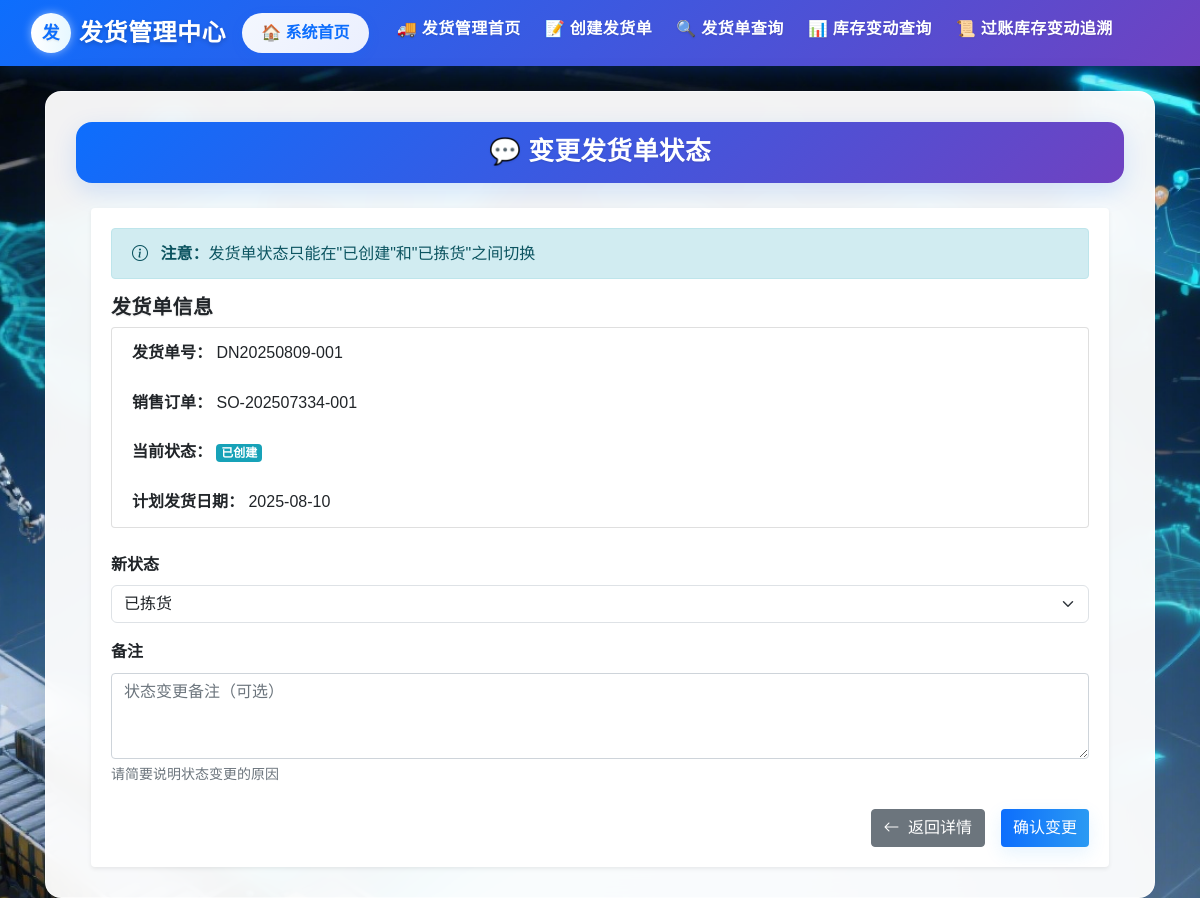
The app's page /delivery/change_status/DN20250809-001 (signed in), older data.
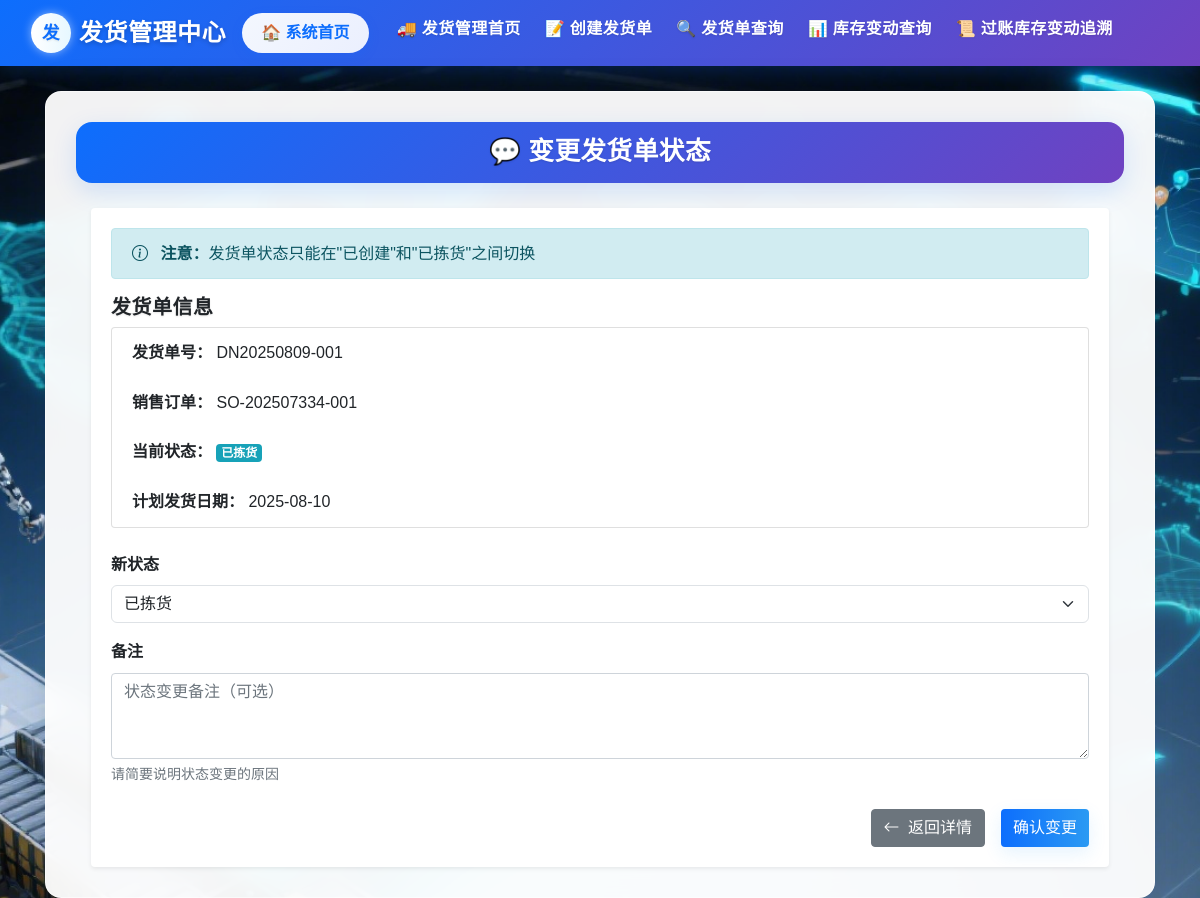
The same page, newer data.
### delivery/models.py (models this page shows, shortened)
class DeliveryNote(db.Model):
    __tablename__ = 'DeliveryNote'
    delivery_note_id = db.Column(db.String(255), primary_key=True)
    sales_order_id = db.Column(db.String(255), db.ForeignKey('SalesOrder.sales_order_id'), nullable=False)
    delivery_date = db.Column(db.DateTime, nullable=False)
    warehouse_code = db.Column(db.String(255), nullable=False)
    status = db.Column(db.String(50), default='已创建')
    posted_by = db.Column(db.String(255))
    posted_at = db.Column(db.DateTime)
    remarks = db.Column(db.Text)
    items = db.relationship('DeliveryItem', backref='delivery_note', cascade='all, delete-orphan', lazy=True)
    sales_order = db.relationship('SalesOrder', backref='delivery_notes')
    VALID_TRANSITIONS = {
        '已创建': ['待拣货', '已取消'],
        '待拣货': ['已拣货', '已取消'],
        '已拣货': ['待发货', '已过账'],
        '待发货': ['已发货'],
        '已发货': ['已过账', '已完成'],
        '已过账': ['已完成'],
        '已完成': [],
        '已取消': []
    }

### delivery/views.py (the view, shortened to what this page needs)
@delivery_bp.route('/change_status/<delivery_id>', methods=['GET', 'POST'])
@login_required
def change_delivery_status(delivery_id):
    delivery = DeliveryNote.query.get_or_404(delivery_id)
    if delivery.status not in ['已创建', '已拣货']:
        flash('当前状态不允许变更', 'danger')
        return redirect(url_for('delivery.delivery_detail', delivery_id=delivery_id))
    form = forms.ChangeStatusForm()
    if request.method == 'GET':
        if delivery.status == '已创建':
            form.new_status.data = '已拣货'
        else:
            form.new_status.data = '已创建'
        return render_template('delivery/change_status.html', form=form, delivery=delivery)

### delivery/forms.py
class ChangeStatusForm(FlaskForm):
    new_status = SelectField('新状态', choices=[
        ('已拣货', '已拣货'),
        ('已取消', '已取消')
    ], validators=[DataRequired()])
    remarks = TextAreaField('备注', validators=[Optional()], render_kw={'rows': 2, 'placeholder': '状态变更备注（可选）'})
    submit = SubmitField('确认变更')

### app.py (called while the page is built)
@login_manager.user_loader
def load_user(user_id):
    return User.query.get(user_id)

### templates/delivery/change_status.html (shortened to what this page needs)
{% extends 'delivery/base.html' %}
{% block content %}
<div class="form-title-container">
    <h1 class="form-title">
      💬 变更发货单状态
    </h1>
  </div>
<div class="container mt-4">
  <div class="card border-0 shadow-sm">
    <div class="card-body">
      <div class="alert alert-info">
        <i class="bi bi-info-circle me-2"></i>
        <strong>注意：</strong>发货单状态只能在"已创建"和"已拣货"之间切换
      </div>
      <div class="delivery-info mb-4">
        <h5>发货单信息</h5>
        <ul class="list-group">
          <li class="list-group-item">
            <strong>发货单号：</strong> {{ delivery.delivery_note_id }}
          </li>
          <li class="list-group-item">
            <strong>销售订单：</strong> {{ delivery.sales_order_id }}
          </li>
          <li class="list-group-item">
            <strong>当前状态：</strong>
            <span class="badge bg-info">{{ delivery.status }}</span>
          </li>
          <li class="list-group-item">
            <strong>计划发货日期：</strong>
            {{ delivery.delivery_date.strftime('%Y-%m-%d') if delivery.delivery_date else '-' }}
          </li>
        </ul>
      </div>
      <form method="post">
        <div class="mb-3">
          {{ form.new_status.label(class="form-label fw-bold") }}
          {{ form.new_status(class="form-select") }}
        </div>
        <div class="mb-3">
          {{ form.remarks.label(class="form-label fw-bold") }}
          {{ form.remarks(class="form-control", rows=3, placeholder="状态变更备注（可选）") }}
          <small class="form-text text-muted">请简要说明状态变更的原因</small>
        </div>
        <div class="d-grid gap-2 d-md-flex justify-content-md-end mt-4">
          <a href="{{ url_for('delivery.delivery_detail', delivery_id=delivery.delivery_note_id) }}"
             class="btn btn-secondary me-md-2">
            <i class="bi bi-arrow-left me-1"></i> 返回详情
          </a>
          {{ form.submit(class="btn btn-primary") }}
        </div>
      </form>
    </div>
  </div>
</div>
{% endblock %}

Row changes from the older to the newer data that the page shows:
changed DeliveryNote "DN20250809-001": status "已创建" → "已拣货"
